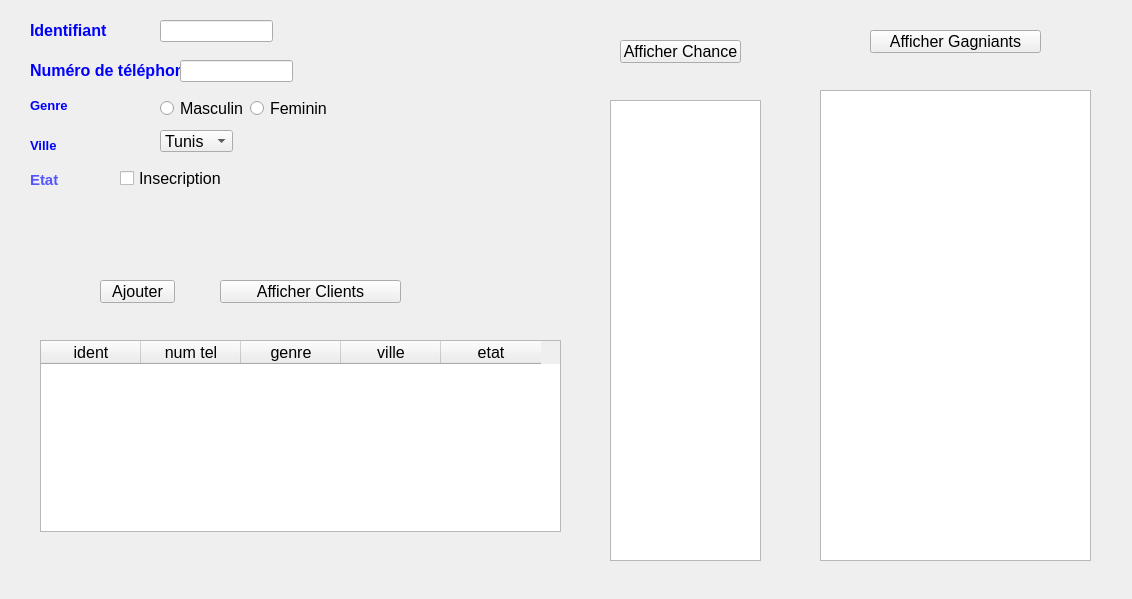
<?xml version="1.0" encoding="UTF-8"?>
<ui version="4.0">
 <class>w</class>
 <widget class="QWidget" name="w">
  <property name="geometry">
   <rect>
    <x>0</x>
    <y>0</y>
    <width>1132</width>
    <height>599</height>
   </rect>
  </property>
  <property name="font">
   <font>
    <family>Segoe UI</family>
    <pointsize>12</pointsize>
   </font>
  </property>
  <property name="windowTitle">
   <string>Jeux de chance</string>
  </property>
  <widget class="QLabel" name="lid">
   <property name="geometry">
    <rect>
     <x>30</x>
     <y>20</y>
     <width>101</width>
     <height>21</height>
    </rect>
   </property>
   <property name="styleSheet">
    <string notr="true">font: 75 11pt &quot;MS Serif&quot;;
font: 75 10pt &quot;MS Shell Dlg 2&quot;;</string>
   </property>
   <property name="text">
    <string>&lt;html&gt;&lt;head/&gt;&lt;body&gt;&lt;p&gt;&lt;span style=&quot; font-weight:600; color:#0000ff;&quot;&gt;Identifiant&lt;/span&gt;&lt;/p&gt;&lt;/body&gt;&lt;/html&gt;</string>
   </property>
  </widget>
  <widget class="QLabel" name="Ltel">
   <property name="geometry">
    <rect>
     <x>30</x>
     <y>60</y>
     <width>191</width>
     <height>21</height>
    </rect>
   </property>
   <property name="styleSheet">
    <string notr="true">font: 75 10pt &quot;MS Serif&quot;;
font: 75 10pt &quot;MS Shell Dlg 2&quot;;</string>
   </property>
   <property name="text">
    <string>&lt;html&gt;&lt;head/&gt;&lt;body&gt;&lt;p&gt;&lt;span style=&quot; font-weight:600; color:#0000ff;&quot;&gt;Numéro de téléphone&lt;/span&gt;&lt;/p&gt;&lt;/body&gt;&lt;/html&gt;</string>
   </property>
  </widget>
  <widget class="QLineEdit" name="id">
   <property name="geometry">
    <rect>
     <x>160</x>
     <y>20</y>
     <width>113</width>
     <height>22</height>
    </rect>
   </property>
   <property name="styleSheet">
    <string notr="true">font: 75 9pt &quot;MS Shell Dlg 2&quot;;</string>
   </property>
  </widget>
  <widget class="QLineEdit" name="tel">
   <property name="geometry">
    <rect>
     <x>180</x>
     <y>60</y>
     <width>113</width>
     <height>22</height>
    </rect>
   </property>
   <property name="styleSheet">
    <string notr="true">font: 75 9pt &quot;MS Shell Dlg 2&quot;;</string>
   </property>
  </widget>
  <widget class="QLabel" name="msg">
   <property name="geometry">
    <rect>
     <x>280</x>
     <y>230</y>
     <width>331</width>
     <height>31</height>
    </rect>
   </property>
   <property name="acceptDrops">
    <bool>false</bool>
   </property>
   <property name="styleSheet">
    <string notr="true">font: 75 10pt &quot;MS Shell Dlg 2&quot;;</string>
   </property>
   <property name="text">
    <string/>
   </property>
  </widget>
  <widget class="QLabel" name="label_6">
   <property name="geometry">
    <rect>
     <x>30</x>
     <y>130</y>
     <width>91</width>
     <height>31</height>
    </rect>
   </property>
   <property name="font">
    <font>
     <family>Segoe UI</family>
     <pointsize>11</pointsize>
     <weight>75</weight>
     <bold>true</bold>
    </font>
   </property>
   <property name="text">
    <string>&lt;html&gt;&lt;head/&gt;&lt;body&gt;&lt;p&gt;&lt;span style=&quot; font-size:10pt; color:#0000ff;&quot;&gt;Ville&lt;/span&gt;&lt;/p&gt;&lt;/body&gt;&lt;/html&gt;</string>
   </property>
  </widget>
  <widget class="QComboBox" name="cbville">
   <property name="geometry">
    <rect>
     <x>160</x>
     <y>130</y>
     <width>73</width>
     <height>22</height>
    </rect>
   </property>
   <property name="styleSheet">
    <string notr="true">font: 75 8pt &quot;MS Shell Dlg 2&quot;;</string>
   </property>
   <item>
    <property name="text">
     <string>Tunis</string>
    </property>
   </item>
   <item>
    <property name="text">
     <string>Béja</string>
    </property>
   </item>
   <item>
    <property name="text">
     <string>Gafsa</string>
    </property>
   </item>
  </widget>
  <widget class="QLabel" name="label_7">
   <property name="geometry">
    <rect>
     <x>30</x>
     <y>170</y>
     <width>121</width>
     <height>21</height>
    </rect>
   </property>
   <property name="font">
    <font>
     <family>Segoe UI</family>
     <pointsize>11</pointsize>
     <weight>75</weight>
     <bold>true</bold>
    </font>
   </property>
   <property name="text">
    <string>&lt;html&gt;&lt;head/&gt;&lt;body&gt;&lt;p&gt;&lt;span style=&quot; color:#5555ff;&quot;&gt;Etat&lt;/span&gt;&lt;/p&gt;&lt;/body&gt;&lt;/html&gt;</string>
   </property>
  </widget>
  <widget class="QLabel" name="label_9">
   <property name="geometry">
    <rect>
     <x>30</x>
     <y>96</y>
     <width>121</width>
     <height>20</height>
    </rect>
   </property>
   <property name="font">
    <font>
     <family>Segoe UI</family>
     <pointsize>11</pointsize>
     <weight>75</weight>
     <bold>true</bold>
    </font>
   </property>
   <property name="text">
    <string>&lt;html&gt;&lt;head/&gt;&lt;body&gt;&lt;p&gt;&lt;span style=&quot; font-size:10pt; color:#0000ff;&quot;&gt;Genre&lt;/span&gt;&lt;/p&gt;&lt;/body&gt;&lt;/html&gt;</string>
   </property>
  </widget>
  <widget class="QLabel" name="msg_2">
   <property name="geometry">
    <rect>
     <x>580</x>
     <y>200</y>
     <width>251</width>
     <height>41</height>
    </rect>
   </property>
   <property name="minimumSize">
    <size>
     <width>251</width>
     <height>0</height>
    </size>
   </property>
   <property name="font">
    <font>
     <family>Segoe UI</family>
     <pointsize>10</pointsize>
     <weight>75</weight>
     <bold>true</bold>
    </font>
   </property>
   <property name="lineWidth">
    <number>1</number>
   </property>
   <property name="text">
    <string/>
   </property>
  </widget>
  <widget class="QRadioButton" name="btrm">
   <property name="geometry">
    <rect>
     <x>160</x>
     <y>100</y>
     <width>82</width>
     <height>17</height>
    </rect>
   </property>
   <property name="text">
    <string>Masculin</string>
   </property>
   <property name="checkable">
    <bool>true</bool>
   </property>
   <property name="checked">
    <bool>false</bool>
   </property>
  </widget>
  <widget class="QRadioButton" name="btrf">
   <property name="geometry">
    <rect>
     <x>250</x>
     <y>100</y>
     <width>82</width>
     <height>17</height>
    </rect>
   </property>
   <property name="text">
    <string>Feminin</string>
   </property>
   <property name="checkable">
    <bool>true</bool>
   </property>
   <property name="checked">
    <bool>false</bool>
   </property>
  </widget>
  <widget class="QCheckBox" name="cb">
   <property name="geometry">
    <rect>
     <x>120</x>
     <y>170</y>
     <width>141</width>
     <height>17</height>
    </rect>
   </property>
   <property name="text">
    <string>Insecription</string>
   </property>
  </widget>
  <widget class="QPushButton" name="btn_ajout">
   <property name="geometry">
    <rect>
     <x>100</x>
     <y>280</y>
     <width>75</width>
     <height>23</height>
    </rect>
   </property>
   <property name="text">
    <string>Ajouter</string>
   </property>
  </widget>
  <widget class="QPushButton" name="btn_chance">
   <property name="geometry">
    <rect>
     <x>620</x>
     <y>40</y>
     <width>121</width>
     <height>23</height>
    </rect>
   </property>
   <property name="text">
    <string>Afficher Chance</string>
   </property>
  </widget>
  <widget class="QTableWidget" name="tableWidget">
   <property name="geometry">
    <rect>
     <x>40</x>
     <y>340</y>
     <width>521</width>
     <height>192</height>
    </rect>
   </property>
   <column>
    <property name="text">
     <string>ident</string>
    </property>
   </column>
   <column>
    <property name="text">
     <string>num tel</string>
    </property>
   </column>
   <column>
    <property name="text">
     <string>genre</string>
    </property>
   </column>
   <column>
    <property name="text">
     <string>ville</string>
    </property>
   </column>
   <column>
    <property name="text">
     <string>etat</string>
    </property>
   </column>
  </widget>
  <widget class="QPushButton" name="btn_g">
   <property name="geometry">
    <rect>
     <x>870</x>
     <y>30</y>
     <width>171</width>
     <height>23</height>
    </rect>
   </property>
   <property name="text">
    <string>Afficher Gagniants</string>
   </property>
  </widget>
  <widget class="QPushButton" name="btn_cl">
   <property name="geometry">
    <rect>
     <x>220</x>
     <y>280</y>
     <width>181</width>
     <height>23</height>
    </rect>
   </property>
   <property name="text">
    <string>Afficher Clients</string>
   </property>
  </widget>
  <widget class="QListWidget" name="lwchance">
   <property name="geometry">
    <rect>
     <x>610</x>
     <y>100</y>
     <width>151</width>
     <height>461</height>
    </rect>
   </property>
  </widget>
  <widget class="QListWidget" name="listWidget_2">
   <property name="geometry">
    <rect>
     <x>820</x>
     <y>90</y>
     <width>271</width>
     <height>471</height>
    </rect>
   </property>
  </widget>
 </widget>
 <resources/>
 <connections/>
</ui>
